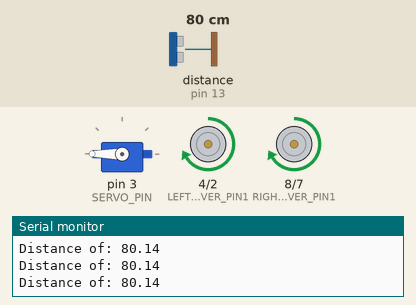
Bench run of a sketch on a simulated Arduino Uno, built with avr-gcc and run on an emulated ATmega328P. Shown: servo, motor-driver pin pairs drawn as motors (green arrow = first pin HIGH = forward, orange = second pin HIGH = backward, longer = more drive, scaled by the enable pin), the last lines printed to the serial monitor. Wiring (inferred from the names in the program): ultrasonic range finder: trigger pin 12; echo pin 13. The test bench sets the inputs (shaded band); at power-on: distance to the obstacle (sensor on pin 13) 80 cm. The echo pulse lasts 58.3 µs per cm.

Above: at 3.2 s.
3.3 s: distance to the obstacle (sensor on pin 13) set to 9 cm
4.8 s: distance to the obstacle (sensor on pin 13) set to 6 cm
At 5.5 s:
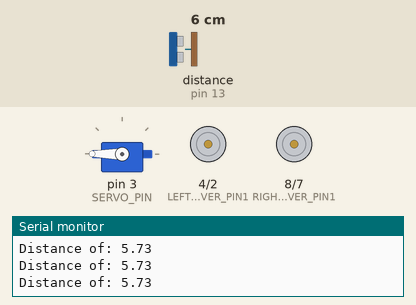
At 7.9 s:
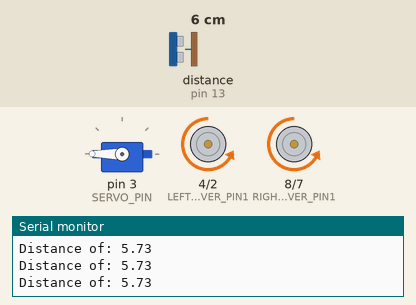
Timing chart, 0 to 9.4 s (numbered marks = the images above; inputs shaded):
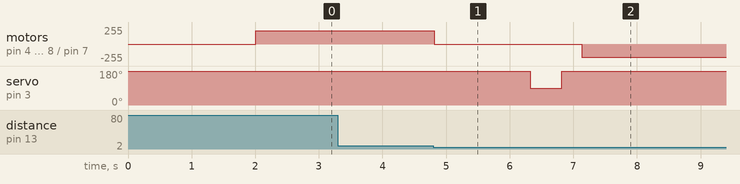

Measured:
- the behaviour switches between 8 and 7 cm on distance to the obstacle (sensor on pin 13) (found by bisection; images 0 and 1)
- after the input at 4.8 s, motor on pin 4 (LEFT_DRIVER_PIN1) / pin 2 (LEFT_DRIVER_PIN2), motor on pin 8 (RIGHT_DRIVER_PIN1) / pin 7 (RIGHT_DRIVER_PIN2): forward 200/255 → stopped at once, → backward 200/255 2.3 s later; servo on pin 3 (SERVO_PIN): 180° → 90° after 1.5 s, → 180° 0.50 s later

The sketch:

Arduino_Code.ino
```cpp
#include <Servo.h>

/*
Initialise:
Set servo to initial angle
Set sensor and motor to low

Start:
Move forward until reached set sensor distance
If stopped for >= STOP_TIME_TO_LAUNCH, trigger the servo
- Servo should be connected to a launching mechanism
Set launched flag launched to true

End:
After launch, floor reverse gear

Motor Config:
MotorPin1: Low;   MotorPin2: Low OR EnablePin: Low  => Stop
MotorPin1: High;  MotorPin2: Low                    => Go
MotorPin1: Low;   MotorPin2: High                   => Rev
MotorPin1: High;  MotorPin2: High                   => Not go (+ve & -ve same same level, no potential diff)
*/

// Ultrasonic Sensor
int TRIG_PIN = 12;
int ECHO_PIN = 13;
float SPEED_OF_SOUND = 0.0345;
int STOPPING_DISTANCE = 7;
int STOP_TIME_TO_LAUNCH = 1000;

/*
//H-Bridge Motor Driver
0-255. Using constant speed for both motor to simplify things
Any value below 160 causes motor to beep
*/
int MOTOR_SPEED = 200;

// Left Motor
int LEFT_DRIVER_PIN1 = 4;
int LEFT_DRIVER_PIN2 = 2;
int LEFT_ENABLE_PIN = 5;    // PWN for controlling speed

// Right Motor
int RIGHT_DRIVER_PIN1 = 8;
int RIGHT_DRIVER_PIN2 = 7;
int RIGHT_ENABLE_PIN = 6;   // PWN for controlling speed

// Servo Motor
Servo sv;
int SERVO_PIN = 3;          // PWM for controlling angle
int INITIAL_ANGLE = 230;
int LAUNCH_ANGLE = 90;

// Others
bool launched = false;
bool stopped = false;
float since_stopped = 0;

void setup() {
  delay(2000);
  pinMode(TRIG_PIN, OUTPUT);
  pinMode(ECHO_PIN, INPUT);
  digitalWrite(TRIG_PIN, LOW);  // Set receive to low to not trigger on start

  pinMode(LEFT_DRIVER_PIN1, OUTPUT);
  pinMode(LEFT_DRIVER_PIN2, OUTPUT);
  pinMode(LEFT_ENABLE_PIN, OUTPUT);

  pinMode(RIGHT_DRIVER_PIN1, OUTPUT);
  pinMode(RIGHT_DRIVER_PIN2, OUTPUT);
  pinMode(RIGHT_ENABLE_PIN, OUTPUT);

  analogWrite(LEFT_ENABLE_PIN, MOTOR_SPEED);
  digitalWrite(LEFT_DRIVER_PIN1, LOW);
  digitalWrite(LEFT_DRIVER_PIN2, LOW);

  analogWrite(RIGHT_ENABLE_PIN, MOTOR_SPEED);
  digitalWrite(RIGHT_DRIVER_PIN1, LOW);
  digitalWrite(RIGHT_DRIVER_PIN2, LOW);

  sv.attach(SERVO_PIN);
  sv.write(INITIAL_ANGLE);

  Serial.begin(9600);
}

void loop() {
  if (launched) {
    // Reverse
    analogWrite(LEFT_ENABLE_PIN, MOTOR_SPEED);
    digitalWrite(LEFT_DRIVER_PIN1, LOW);
    digitalWrite(LEFT_DRIVER_PIN2, HIGH);

    analogWrite(RIGHT_ENABLE_PIN, MOTOR_SPEED);
    digitalWrite(RIGHT_DRIVER_PIN1, LOW);
    digitalWrite(RIGHT_DRIVER_PIN2, HIGH);
    return;
  }

  // Sends ultrasonic output
  digitalWrite(TRIG_PIN, HIGH);
  delayMicroseconds(10);
  digitalWrite(TRIG_PIN, LOW);

  // Read the return signal
  int microsecs = pulseIn(ECHO_PIN, HIGH);
  float cms = microsecs * SPEED_OF_SOUND / 2;

  Serial.print("Distance of: "); Serial.println(cms);
  if (cms <= STOPPING_DISTANCE) {
    // Stop the motor
    analogWrite(LEFT_ENABLE_PIN, 0);
    analogWrite(RIGHT_ENABLE_PIN, 0);

    if (!stopped) {
      since_stopped = millis();
      stopped = true;
    }

    // Ensure it is not a false stop before launching
    if (millis() - since_stopped >= STOP_TIME_TO_LAUNCH) {
      delay(500);
      sv.write(LAUNCH_ANGLE);
      delay(500);
      sv.write(INITIAL_ANGLE);
      launched = true;
      delay(300);
    }

  } else {
    // Reset flags
    stopped = false;
    since_stopped = 0;

    // Go
    analogWrite(LEFT_ENABLE_PIN, MOTOR_SPEED);
    digitalWrite(LEFT_DRIVER_PIN1, HIGH);
    digitalWrite(LEFT_DRIVER_PIN2, LOW);

    analogWrite(RIGHT_ENABLE_PIN, MOTOR_SPEED);
    digitalWrite(RIGHT_DRIVER_PIN1, HIGH);
    digitalWrite(RIGHT_DRIVER_PIN2, LOW);
  }

  // Delay required for ultrasonic sensor to read
  delay(10);
}
```
